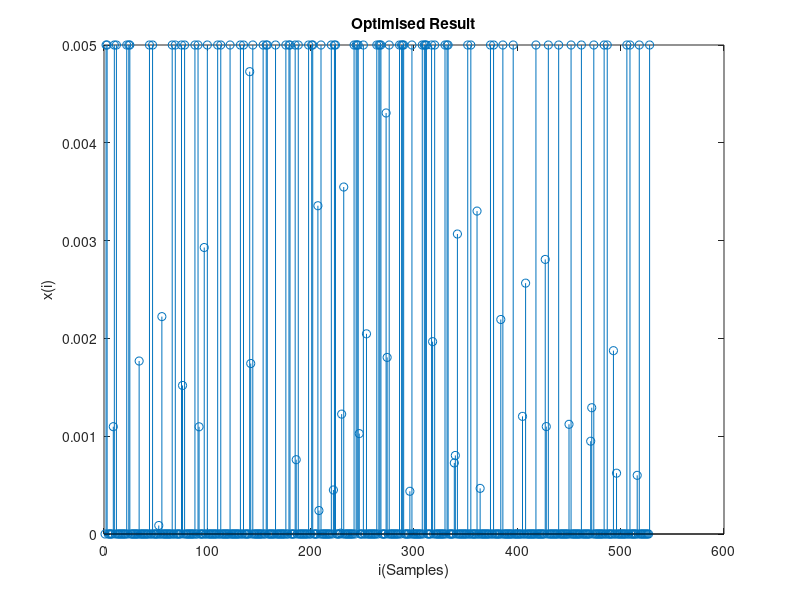

The MATLAB source for this figure:
%% Load Variable
load A.mat;
load b.mat;



[m,n] = size(A);
%[m, n] = [num_of_rows, num_of_cols]

% Calculate mean(A)
A_bar = [];
for i = 1:m
    A_bar_i = (sum(A(m,:))/n)*ones(1,n);
    A_bar = [A_bar; A_bar_i];
end

% Calculate mean(B)
b_bar = (sum(b)/m)*ones(m,1);

% Linear Programming
f = ones(n, 1);
A_lin = [(-A + 0.9999*A_bar); (A-1.0001*A_bar)];
b_lin = [(b-0.9999*b_bar); (-b+1.0001*b_bar)];
ub = (5e-3)*ones(n,1);
lb = zeros(n, 1);

x = linprog(f,A_lin,b_lin,[],[],lb,ub);
stem(x); xlabel('i(Samples)'); title('Optimised Result')
ylabel('x(i)')